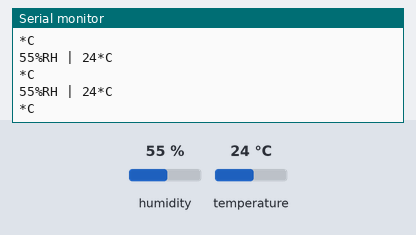
Bench run of a sketch on a simulated Arduino Uno, built with avr-gcc and run on an emulated ATmega328P. Shown: the last lines printed to the serial monitor. Inputs (shaded band) come from the test bench; at power-on: humidity 55 %, temperature 24 °C.

Above: at 6.8 s.
6.9 s: humidity set to 22 %
At 11.0 s:
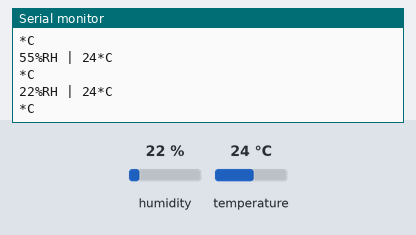
12.3 s: temperature set to 12 °C
At 15.2 s:
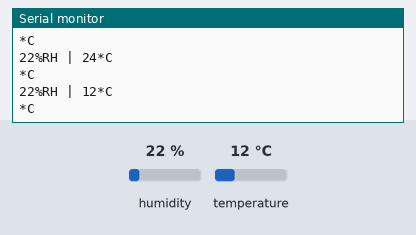
17.7 s: humidity set to 40 %
At 19.5 s:
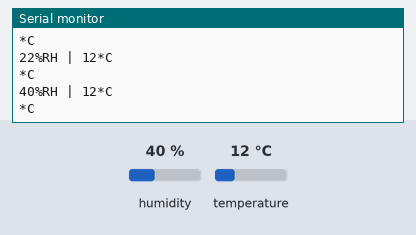
Timing chart, 0 to 21.0 s (numbered marks = the images above; inputs shaded):
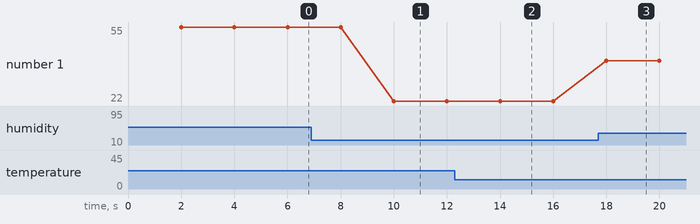

The sketch:

dht11.ino
```cpp
#include "DHT.h"
#define DHT_PIN 2
DHT dhtSensor;
unsigned long ActualTime = 0;
unsigned long PastTime = 0;
unsigned long Difference = 0;
void setup()
{
  Serial.begin(9600);
  dhtSensor.setup(DHT_PIN);
}

void loop()
{
  ActualTime = millis();
  Difference = ActualTime - PastTime;
  if (Difference >= dhtSensor.getMinimumSamplingPeriod())
    {
      unsigned int humidity = dhtSensor.getHumidity();
      int temperature = dhtSensor.getTemperature();
      if (dhtSensor.getStatusString() == "OK")
      {
        Serial.print(humidity);
        Serial.print("%RH | ");
        Serial.print(temperature);
        Serial.println("*C");
      }
      PastTime = ActualTime;
      delay(50);
      Serial.println("*C");
  }

}
```

Measured:
- after the input at 6.9 s, the serial monitor: prints a new line after 3.1 s (image 1)
- after the input at 12.3 s, the serial monitor: prints a new line after 1.7 s (image 2)
- after the input at 17.7 s, the serial monitor: prints a new line after 0.31 s (image 3)
- plotted number 1: 55 → 22 after the input at 6.9 s, 22 → 40 after the input at 17.7 s
